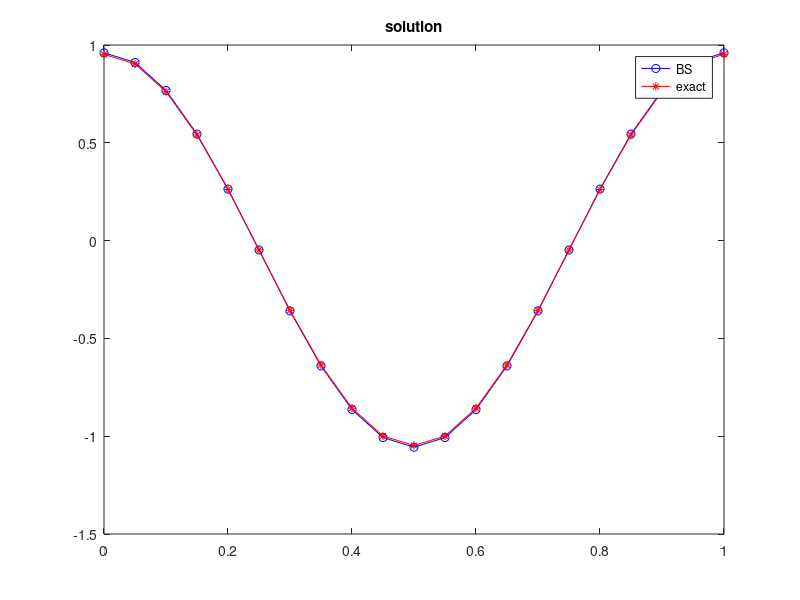

Recreate this plot in MATLAB.
% WORKS CORRECTLY
clc; clear all; close all

N_cells = 20;
a = 0;
b = 1;
L = b - a;
p = 2;
dx = L/N_cells;
x = a:dx:b-dx;
coeff = 1/dx^2;
S = length(x);

f = -(p*pi)^2*cos(p*pi*x');
f = f - mean(f);
I = eye(S,S);
d_lower = diag(ones(S-1,1),1);
d_upper = diag(ones(S-1,1),-1);
A = -2*I + d_lower+d_upper;
A(1,end) = 1; A(end,1) = 1;
disp('A = ')
disp(num2str(A))
disp(['N_cells = ' num2str(N_cells)])
disp('size(A) = ')
disp(num2str(size(A)))
A = coeff*A;

u = A\f;
u = [u; u(1)];
x = [x x(end)+dx];
u = u - mean(u);

u_exact = cos(p*pi*x');
u_exact = u_exact - mean(u_exact);
figure
plot(x,u,'b-o',x,u_exact,'r-*')
title('solution')
legend('BS','exact')
